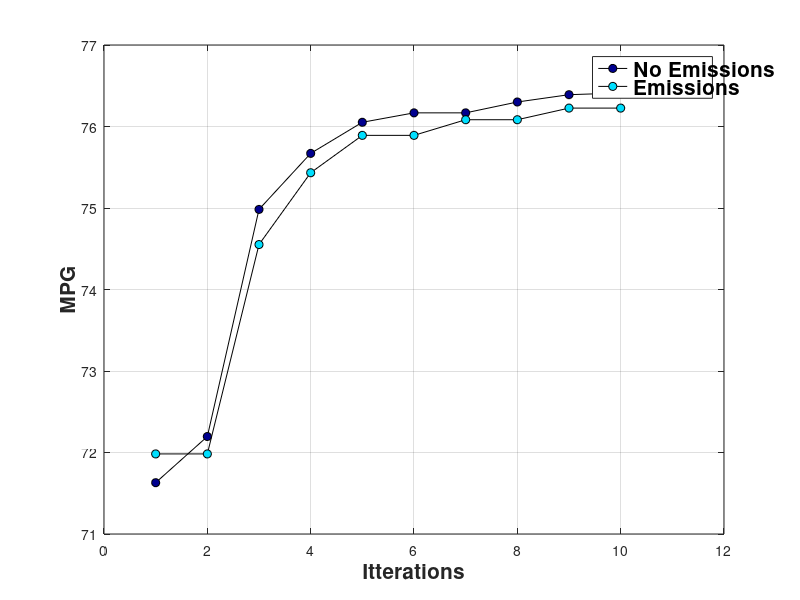
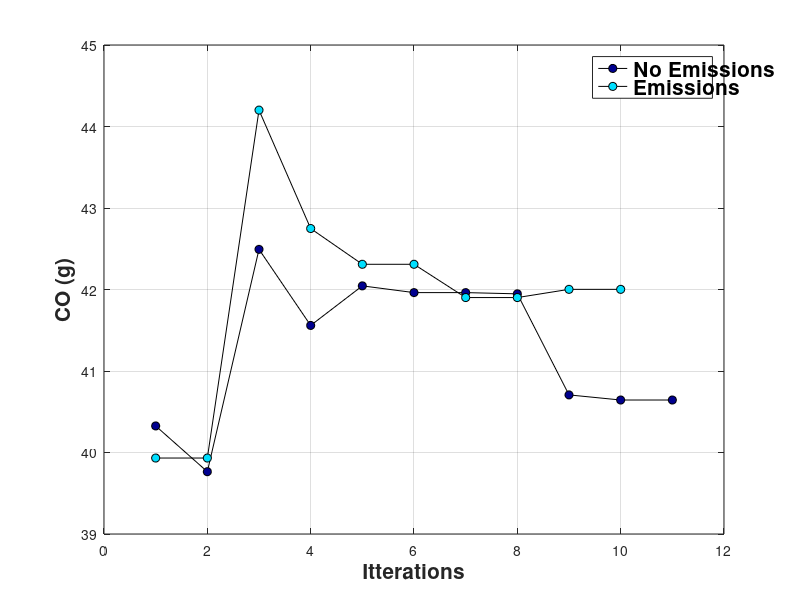
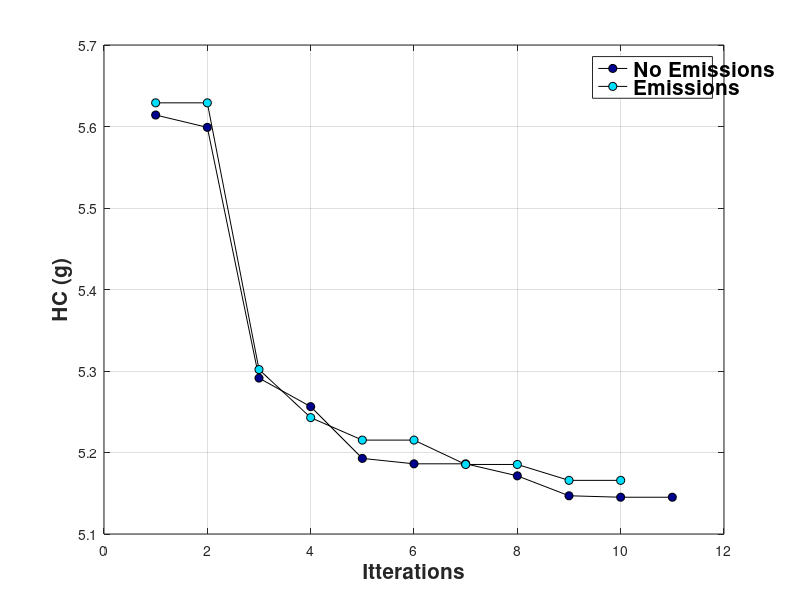
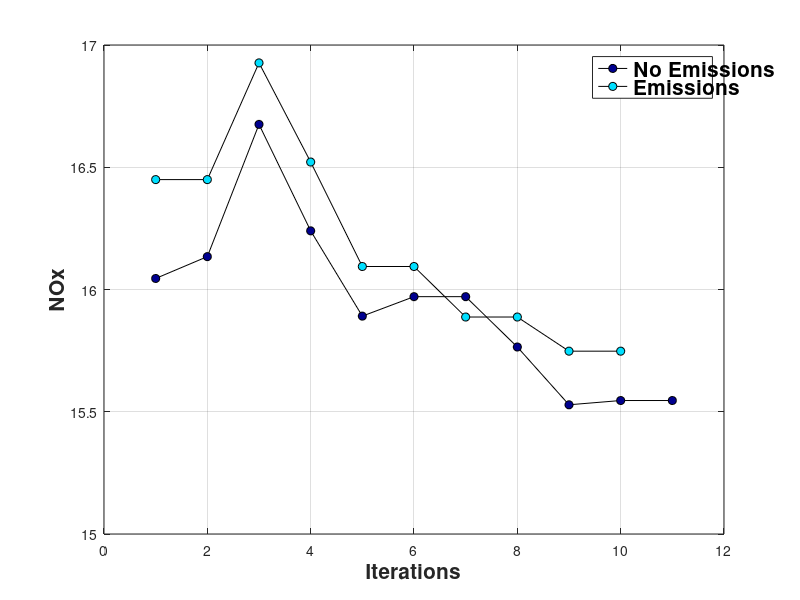

Here is the MATLAB script that generated these plots, in order:
clear;
clf;
close all;
C = jet;
h = 14;
r=6;
t = 10;
q = 20;  % For colors
start = 1;
stop = 10;
for i = [start, 2];
    if i == 1
        load HWFET_50_1_Nm_005_SOC_no_emiss;
        c = 'No Emissions';
    elseif i == 2
        load HWFET_50_1_Nm_005_SOC_emiss;
        c = 'Emissions';
    elseif i == 3
        load SOC_grid_005_trq_20_Nm_HWFET;
        c = '20 Nm';
    elseif i == 4
        load SOC_grid_005_trq_5_Nm_HWFET;
        c = '0.001';
    elseif i == 5
        load SOC_grid_0005;
        c = '0.0005';
    elseif i == 6
        load SOC_grid_005_interp;
        c = '0.005 lin. interp';
    elseif i == 7
        load SOC_grid_001_interp;
        c = '0.001 lin. interp.';
    elseif i == 8
        load SOC_grid_0005_interp;
        c = '0.0005 lin. interp.';
    elseif i == 9
        load SOC_grid_005_interp_cubic;
        c = '0.005 cubic interp.';
    elseif i == 10
        load SOC_grid_0005_interp_cubic;
        c = '0.0005 cubic. interp.';
    elseif i == 11;
        load SOC_grid_005_interp_full_cyc;
        c = '0.005 line. interp FULL';
    elseif i == 12;
        load SOC_grid_005_interp_lower_weights;
        c = '0.005 line. interp Lower weights';
    elseif i == 13;
        load SOC_grid_005_interp_full_cyc_smooth;
        c = '0.005 line. interp Full CYC Smoothed Data';
    else
        load SOC_grid_001_interp_full_cyc_smooth;
        c = '0.001 line. interp Full CYC Smoothed Data';
    end
    
    if i == start
        leg = {c};
        a = 1;
    else
        leg = {leg{1:a}, c};
        a = a+1;
    end
    
    iter = DP_optimization.GLOBAL.f_min_hist.iter;
    
    figure(2)
    mpg = DP_optimization.GLOBAL.f_min_hist.c(:,3);
    plot(iter,mpg,'-ko',...
        'LineWidth',0.5,...
        'MarkerEdgeColor','k',...
        'MarkerFaceColor',C(a+(a-1)*q,:),...
        'MarkerSize',r)
    grid on
    ylabel('MPG')
    xlabel('Itterations')
    legend(leg{1:a})
    set(findall(gcf,'type','text'),'FontSize',15,'fontWeight','bold')
    hold on
    
    figure(3)
    CO = DP_optimization.GLOBAL.f_min_hist.c(:,5);
    plot(iter,CO,'-ko',...
        'LineWidth',0.5,...
        'MarkerEdgeColor','k',...
        'MarkerFaceColor',C(a+(a-1)*q,:),...
        'MarkerSize',r)
    grid on
    ylabel('CO (g)')
    xlabel('Itterations')
    legend(leg{1:a})
    set(findall(gcf,'type','text'),'FontSize',15,'fontWeight','bold')
    hold on
    
    figure(4)
    HC = DP_optimization.GLOBAL.f_min_hist.c(:,6);
    plot(iter,HC,'-ko',...
        'LineWidth',0.5,...
        'MarkerEdgeColor','k',...
        'MarkerFaceColor',C(a+(a-1)*q,:),...
        'MarkerSize',r)
    grid on
    ylabel('HC (g)')
    xlabel('Itterations')
    legend(leg{1:a})
    set(findall(gcf,'type','text'),'FontSize',15,'fontWeight','bold')
    hold on
    
    figure(5)
    NOx = DP_optimization.GLOBAL.f_min_hist.c(:,4);
    plot(iter,NOx,'-ko',...
        'LineWidth',0.5,...
        'MarkerEdgeColor','k',...
        'MarkerFaceColor',C(a+(a-1)*q,:),...
        'MarkerSize',r)
    grid on
    ylabel('NOx')
    xlabel('Iterations')
    legend(leg{1:a})
    set(findall(gcf,'type','text'),'FontSize',15,'fontWeight','bold')
    hold on
    
end

hold off
set(findall(gcf,'type','text'),'FontSize',15,'fontWeight','bold')



Results_Improvement = zeros(1,3);
Results_Pars = zeros(1,3);
% Calculate the Improvement
fprintf('\nMPG\n')
First = mpg(1)
Final = mpg(length(mpg))
Percent_improvement = (mpg(length(mpg))-mpg(1))/mpg(length(mpg))*100
Results_Improvement(1,:) = [First, Final, Percent_improvement];

fprintf('\nCO\n')
First = CO(1)
Final = CO(length(CO))
Percent_improvement = (CO(length(CO))-CO(1))/CO(length(CO))*100
Results_Improvement(2,:) = [First, Final, Percent_improvement];

fprintf('\nHC\n')
First = HC(1)
Final = HC(length(HC))
Percent_improvement = (HC(length(HC))-HC(1))/HC(length(HC))*100
Results_Improvement(3,:) = [First, Final, Percent_improvement];

fprintf('\nNOx\n')
First = NOx(1)
Final = NOx(length(NOx))
Percent_improvement = (NOx(length(NOx))-NOx(1))/NOx(length(NOx))*100
Results_Improvement(4,:) = [First, Final, Percent_improvement];


% Pull out Parameters
trq_eng = DP_optimization.GLOBAL.f_min_hist.x(:,3);
trq_mot = DP_optimization.GLOBAL.f_min_hist.x(:,4);
fd_ratio = DP_optimization.GLOBAL.f_min_hist.x(:,1);
G_ratio = DP_optimization.GLOBAL.f_min_hist.x(:,2);


x_L=[0.5*trq_eng,0.5*trq_mot,0.5*fd_ratio,0.5*G_ratio];
x_U=[1.5*trq_eng,1.5*trq_mot,1.5*fd_ratio,1.5*G_ratio];

Results_Pars(1,:) = [x_L(1), x_L(1), trq_eng(end)];
Results_Pars(2,:) = [x_L(2), x_L(2), trq_mot(end)];
Results_Pars(3,:) = [x_L(3), x_L(3), fd_ratio(end)];
Results_Pars(4,:) = [x_L(4), x_L(4), G_ratio(end)];


% % Add in Grade Test, Accel Test Results, delta soc, and delta trace
% time0_60 = DP_optimization.GLOBAL.f_min_hist.c(:,8);
% time40_60 = DP_optimization.GLOBAL.f_min_hist.c(:,9);
% time0_85 = DP_optimization.GLOBAL.f_min_hist.c(:,10);
% grade = DP_optimization.GLOBAL.f_min_hist.c(:,11);
% delta_soc = DP_optimization.GLOBAL.f_min_hist.c(:,1);
% delta_trace = DP_optimization.GLOBAL.f_min_hist.c(:,2);
% 
% Results_Improvement(6,:) = [time0_60(1), time0_60(end), (time0_60(end)-time0_60(1))/time0_60(end)*100];
% Results_Improvement(7,:) = [time40_60(1), time40_60(end), (time40_60(end)-time40_60(1))/time40_60(end)*100];
% Results_Improvement(8,:) = [time0_85(1), time0_85(end), (time0_85(end)-time0_85(1))/time0_85(end)*100];
% Results_Improvement(8,:) = [grade(1), grade(end), (grade(end)-grade(1))/grade(end)*100];
% Results_Improvement(8,:) = [delta_soc(1), delta_soc(end), (delta_soc(end)-delta_soc(1))/delta_soc(end)*100];
% Results_Improvement(8,:) = [delta_trace(1), delta_trace(end), (delta_trace(end)-delta_trace(1))/delta_trace(end)*100];

% Calcualte the Size of the Prime Movers
fprintf('\nPrime Mover Sizes\n')

fprintf('\nICE')
First = 67*trq_eng(1)
Final = 67*trq_eng(length(trq_eng))
Increase = (Final-First)/Final*100
Results_Improvement(9,:) = [First, Final, Increase];

fprintf('\nMotor')
First = 49*trq_mot(1)
Final = 49*trq_mot(length(trq_mot))
Increase = (Final-First)/Final*100
Results_Improvement(10,:) = [First, Final, Increase];



% % Calculate the Mass of the Components
% 
% % Engine
% First = (4.1384*trq_eng(1)*67000/1000+14.5);
% Final = (4.1384*trq_eng(end)*67000/1000+14.5);
% Increase = (Final-First)/Final*100;
% Results_Improvement(12,:) = [First, Final, Increase];
% % Motor
% First = (0.8635*trq_mot(1)*49000/1000+28.5);
% Final = (0.8635*trq_mot(end)*49000/1000+28.5);
% Increase = (Final-First)/Final*100;
% Results_Improvement(13,:) = [First, Final, Increase];
% % Battery
% First = ((44*.4536)/20)*cap_scale(1)*modules(1);
% Final = ((44*.4536)/20)*cap_scale(end)*modules(end);
% Increase = (Final-First)/Final*100;
% Results_Improvement(14,:) = [First, Final, Increase];



